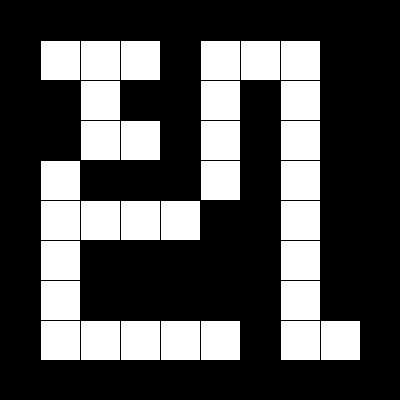
Frame 1 (no input)
Frame 60 (the mouse pressed at the canvas centre just before this capture): identical to frame 1, image omitted
Frame 120 (the mouse held since frame 60 and released just before this capture): identical to frame 1, image omitted

The Processing sketch that drew this single still picture (run headless with seeded random() and noise(); from frame 60 on, the mouse is pressed at the canvas centre):

// Processing sketch: week15_05_maze_2D_array_draw
// ── week15_05_maze_2D_array_draw.pde
//week15_05_maze_2D_array_draw
int [][] maze= {
  {1,1,1,1,1,1,1,1,1,1},
  {1,0,0,0,1,0,0,0,1,1},
  {1,1,0,1,1,0,1,0,1,1},
  {1,1,0,0,1,0,1,0,1,1},
  {1,0,1,1,1,0,1,0,1,1},
  {1,0,0,0,0,1,1,0,1,1},
  {1,0,1,1,1,1,1,0,1,1},
  {1,0,1,1,1,1,1,0,1,1},
  {1,0,0,0,0,0,1,0,0,1},
  {1,1,1,1,1,1,1,1,1,1},
};
void setup(){
  size(400, 400);
}
void draw(){
  for(int i=0; i<maze.length; i++){
    for(int j=0; j<maze[0].length; j++){
      if(maze[i][j]==1) fill(0);
      else fill(255);
      rect(j*40, i*40, 40, 40);
    }
  }
}
